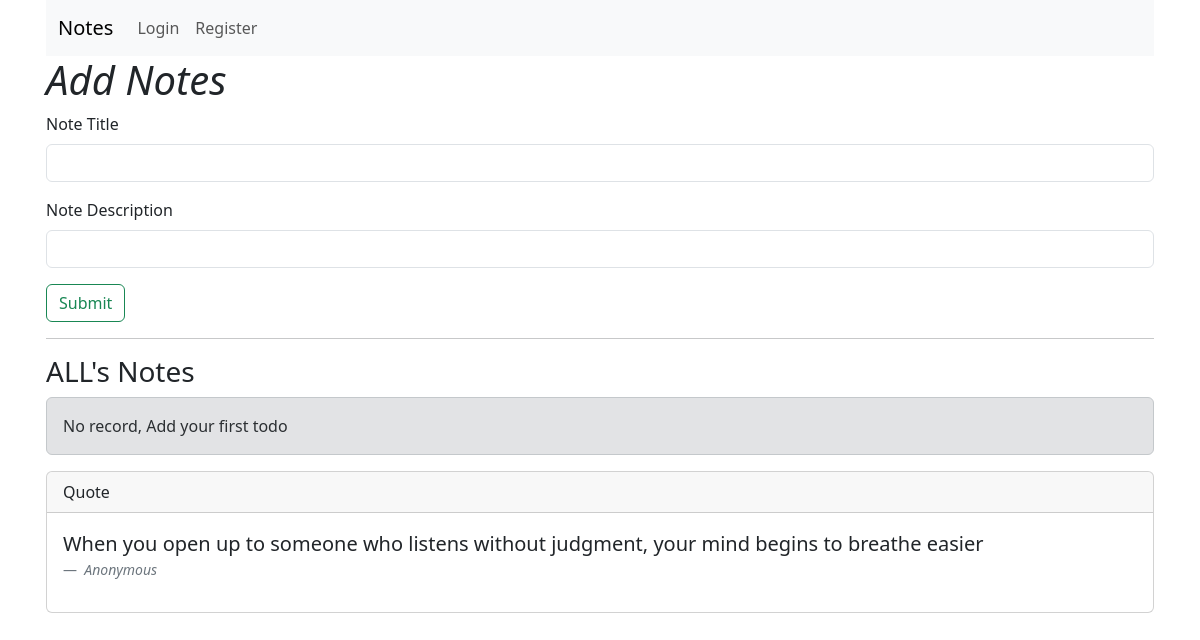
Before: / with the older database file.
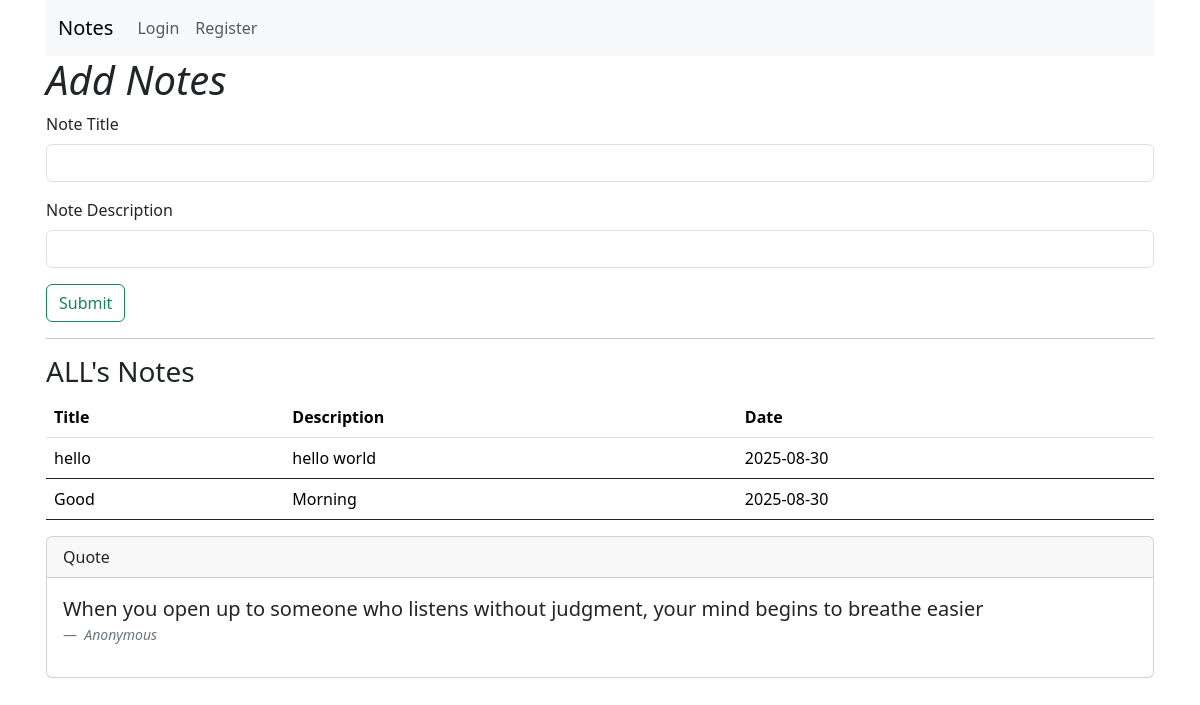
After: the same page with the newer database file.
### harry.py (models this page shows)
class Note(db.Model):
    sno = db.Column(db.Integer,primary_key=True)
    id = db.Column(db.Integer,default=0)
    title = db.Column(db.String(50),nullable=False)
    desp = db.Column(db.String(200),nullable=False)
    date = db.Column(db.Date,default=date.today())

### harry.py (the view, shortened to what this page needs)
@app.route("/",methods=["POST","GET"])
def main():
    id = session.get("id",0)
    return render_template("harry.html",MyTodo=Note.query.filter_by(id=id).all(),user = User.query.get(id))

### templates/harry.html (shortened to what this page needs)
<!doctype html>
<html lang="en">
<head>
    <link href="https://cdn.jsdelivr.net/npm/bootstrap@5.3.7/dist/css/bootstrap.min.css" rel="stylesheet"
>
</head>
<header>
    <nav class="navbar navbar-expand-lg bg-body-tertiary">
        <div class="container-fluid">
            <a class="navbar-brand" href="/">Notes</a>
            <div class="collapse navbar-collapse" id="navbarSupportedContent">
                <ul class="navbar-nav me-auto mb-2 mb-lg-0">
                    <li class="nav-item">
                        <a class="nav-link" href="/login">Login</a>
                    </li>
                    <li class="nav-item">
                        <a class="nav-link" href="/register">Register</a>
                    </li>
                </ul>
            </div>
        </div>
    </nav>
</header>
<body class="container px-3">
    <h1><i>Add Notes</i></h1>
    <form action="/" method="post">
        <div class="mb-3">
            <label for="title" class="form-label">Note Title</label>
            <input type="text" class="form-control" id="title" name="title" required>
        </div>
        <div class="mb-3">
            <label for="desp" class="form-label">Note Description</label>
            <input type="text" class="form-control" id="desp" name="desp" required>
        </div>
        <button type="submit" class="btn btn-outline-success">Submit</button>
    </form>
    <hr>
    <h3>{{ user.username if user else "ALL" }}'s Notes</h3>
    {% if MyTodo|length == 0 %}
    <div class="alert alert-secondary" role="alert">
        No record, Add your first todo
    </div>
    {% else %}
    {% if user %}
        {% for todo in MyTodo %}
        <div class="accordion" id="accordionExample">
            <div class="accordion-item">
                <h2 class="accordion-header" id="headingOne">
                    <button class="accordion-button collapsed d-flex justify-content-between align-items-center"
                        type="button" data-bs-toggle="collapse" data-bs-target="#collapseOne">
                        <span>{{todo.title}}</span>
                        <span class="ms-auto text-muted small"><i>{{todo.date}}</i></span>
                    </button>
                </h2>
                <div id="collapseOne" class="accordion-collapse collapse" data-bs-parent="#accordionExample">
                    <div class="accordion-body">
                        {{todo.desp}}
                        <br>
                        <div class="px-1 py-1">
                            <a href="/delete/{{todo.sno}}" class="btn btn-danger btn-sm" role="button">Delete</a>
                            <a href="/update/{{todo.sno}}" class="btn btn-primary btn-sm" role="button">Update</a>
                        </div>
                    </div>
                </div>
            </div>
        {% endfor %}
        {% else %}
        <table class="table table-hover">
            <thead>
                <tr>
                    <th scope="col">Title</th>
                    <th scope="col">Description</th>
                    <th scope="col">Date</th>
                </tr>
            </thead>
            <tbody>
                {% for todo in MyTodo %}
                <tr class="border-dark">
                    <td>{{todo.title}}</td>
                    <td>{{todo.desp}}</td>
                    <td>{{todo.date}}</td>
                </tr>
                {% endfor %}
            </tbody>
        </table>
        {% endif %}
    {% endif %}
</body>
<footer>
    <div class="card">
        <div class="card-header">
            Quote
        </div>
        <div class="card-body">
            <figure>
                <blockquote class="blockquote">
                    <p>When you open up to someone who listens without judgment, your mind begins to breathe easier</p>
                </blockquote>
                <figcaption class="blockquote-footer">
                      <cite title="Source Title">Anonymous</cite>
                </figcaption>
            </figure>
        </div>
    </div>
</footer>
</html>

Changed rows visible on the page:
now on this page (row edited): Note: title "hello", desp "hello world", date "2025-08-30"
added Note: title "Good", desp "Morning", date "2025-08-30"
Other visible differences:
text no longer shown: "No record, Add your first todo"
text now shown: "Title Description Date"
